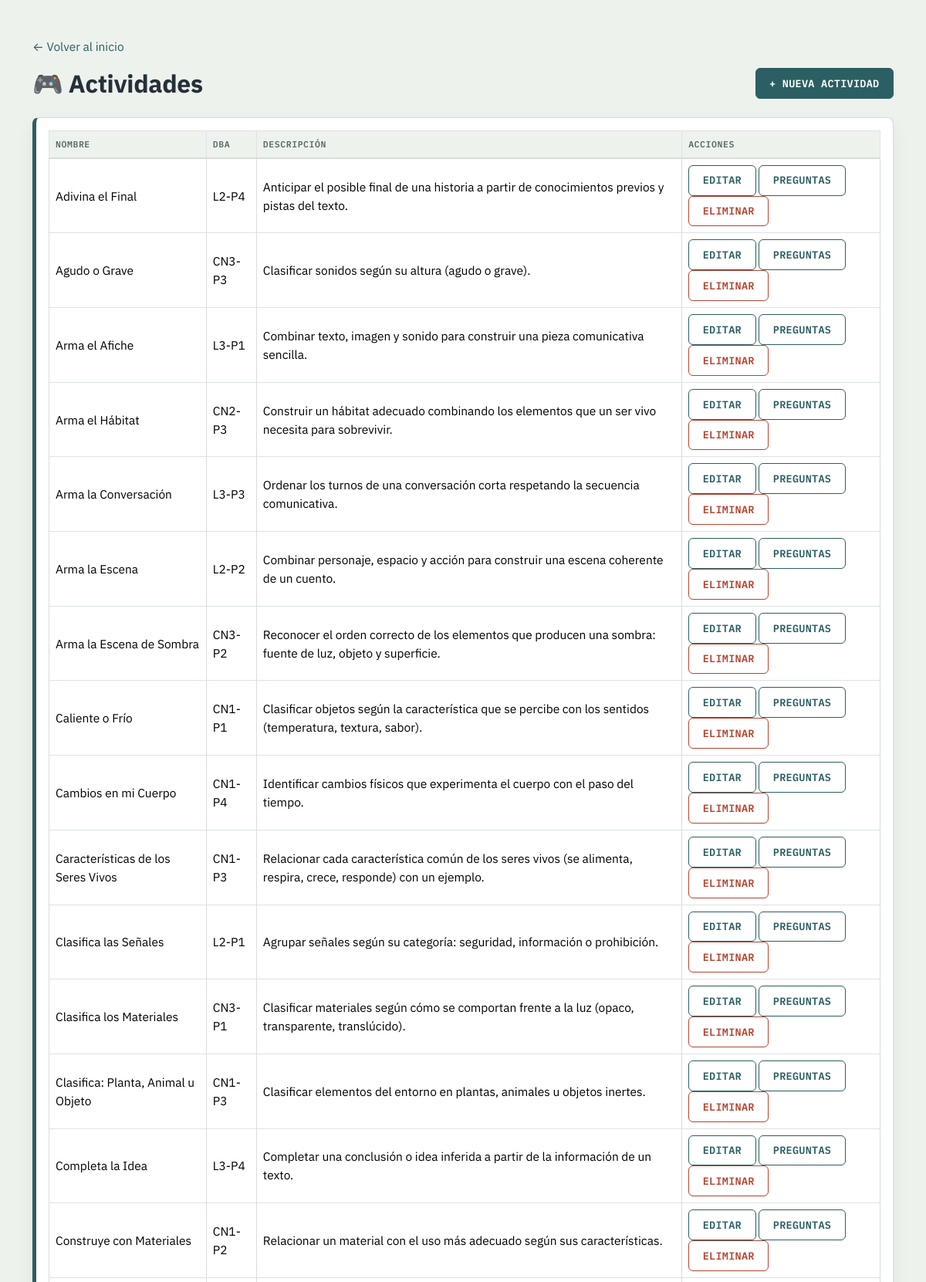
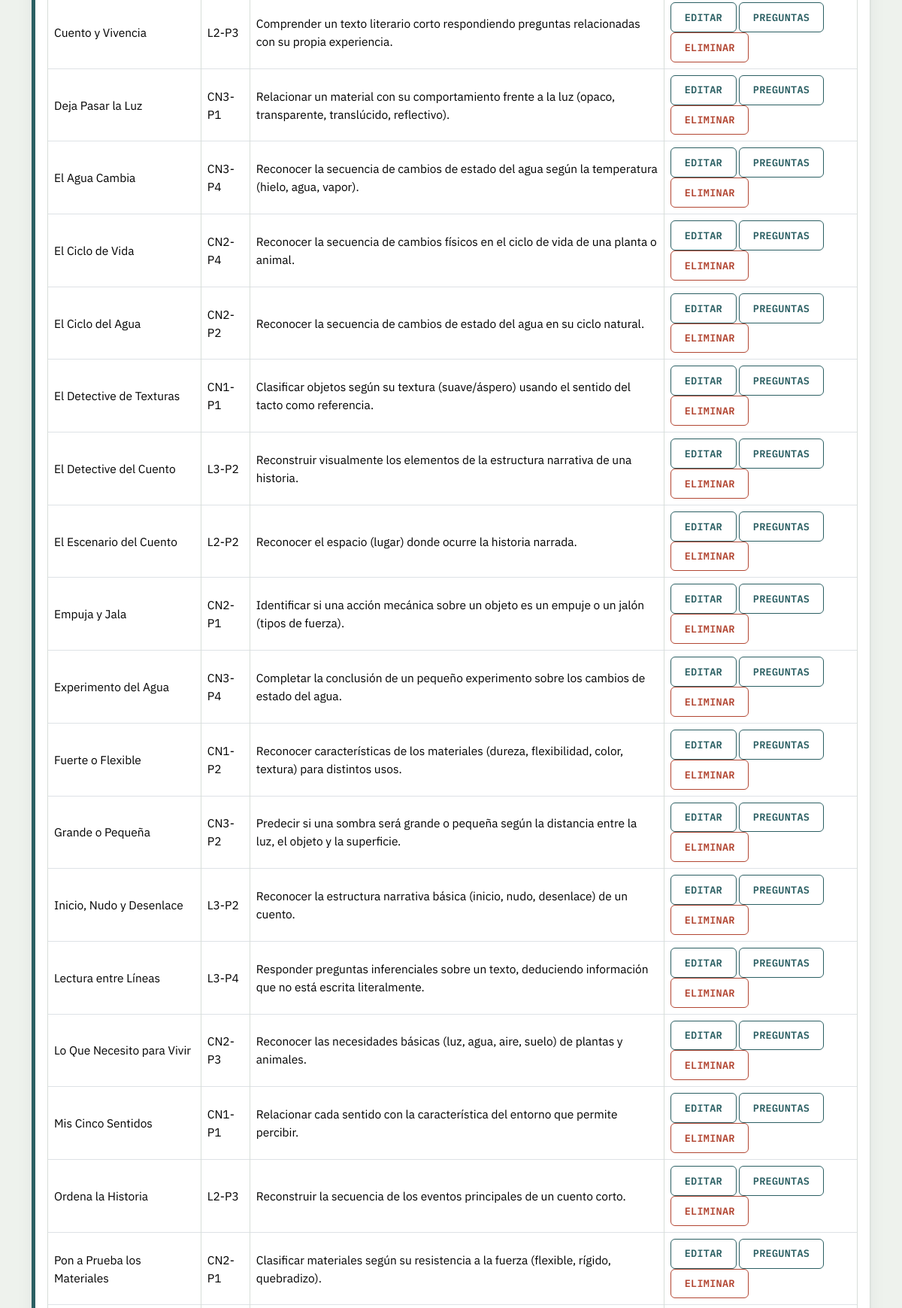
The app's page /app/views/actividades/index.php (signed in, upper part) with its own data (2 pictures, top to bottom).
### tables this page shows
CREATE TABLE `actividades` (
  `id_actividad` int(11) NOT NULL AUTO_INCREMENT,
  `id_dba` int(11) NOT NULL,
  `id_tipo` int(11) NOT NULL,
  `nombre` varchar(100) NOT NULL,
  `descripcion` text DEFAULT NULL,
  `instrucciones` text DEFAULT NULL,
  PRIMARY KEY (`id_actividad`),
  KEY `fk_dba_actividad` (`id_dba`),
  KEY `fk_tipo_actividad` (`id_tipo`),
  CONSTRAINT `fk_dba_actividad` FOREIGN KEY (`id_dba`) REFERENCES `dba` (`id_dba`),
  CONSTRAINT `fk_tipo_actividad` FOREIGN KEY (`id_tipo`) REFERENCES `tipoactividad` (`id_tipo`)
);

CREATE TABLE `dba` (
  `id_dba` int(11) NOT NULL AUTO_INCREMENT,
  `id_materia` int(11) NOT NULL,
  `grado` tinyint(4) NOT NULL,
  `periodo` tinyint(4) NOT NULL,
  `codigo` varchar(20) NOT NULL,
  `descripcion` text NOT NULL,
  PRIMARY KEY (`id_dba`),
  KEY `fk_materia_dba` (`id_materia`),
  CONSTRAINT `fk_materia_dba` FOREIGN KEY (`id_materia`) REFERENCES `materias` (`id_materia`)
);

### app/config/database.php (called while the page is built)
<?php
class Database
{
    private $host = "localhost";
    private $dbname = "incluKids";
    private $user = "root";
    private $password = "";
    public function conectar()
    {
        try {
            $conexion = new PDO(
                "mysql:host={$this->host};dbname={$this->dbname};charset=utf8mb4",
                $this->user,
                $this->password
            );
            $conexion->setAttribute(PDO::ATTR_ERRMODE, PDO::ERRMODE_EXCEPTION);
            return $conexion;
        } catch (PDOException $e) {
            die("Error de conexión: " . $e->getMessage());
        }
    }
}

### app/controllers/ActividadController.php (called while the page is built, shortened)
<?php
require_once __DIR__ . "/../models/Actividad.php";
class ActividadController
{
    public function listar()
    {
        $modelo = new Actividad();
        return $modelo->listar();
    }
}

### app/models/Actividad.php (called while the page is built, shortened)
<?php
require_once __DIR__ . "/../config/database.php";
class Actividad
{
    private $conexion;
    public function __construct()
    {
        $database = new Database();
        $this->conexion = $database->conectar();
    }
    public function listar()
    {
        $sql = "SELECT a.*, d.codigo AS dba_codigo
                FROM actividades a
                LEFT JOIN dba d ON a.id_dba = d.id_dba
                ORDER BY a.nombre ASC";
        $consulta = $this->conexion->prepare($sql);
        $consulta->execute();
        return $consulta->fetchAll(PDO::FETCH_ASSOC);
    }
}

### app/views/actividades/index.php (the view, shortened to what this page needs)
<?php
require_once __DIR__ . "/../../controllers/ActividadController.php";
$actividadController = new ActividadController();
$actividades = $actividadController->listar();
?>
<!DOCTYPE html>
<html lang="es">
<head>
<link href="/IncluKids/public/css/bootstrap.min.css" rel="stylesheet">
    <link href="/IncluKids/public/css/inclukids.css" rel="stylesheet">
</head>
<body>
<div class="container mt-5">
    <a href="../dashboard/home.php" class="text-decoration-none">&larr; Volver al inicio</a>
    <div class="d-flex justify-content-between align-items-center mt-3 mb-4">
        <h2 class="mb-0">🎮 Actividades</h2>
        <a href="nuevo.php" class="btn btn-success">+ Nueva actividad</a>
    </div>
    <div class="card">
        <div class="card-body">
            <table class="table table-bordered">
                <thead>
                    <tr>
                        <th>Nombre</th>
                        <th>DBA</th>
                        <th>Descripción</th>
                        <th>Acciones</th>
                    </tr>
                </thead>
                <tbody>
                    <?php if (empty($actividades)): ?>
                    <tr><td colspan="4" class="text-center">No hay actividades registradas.</td></tr>
                    <?php else: foreach ($actividades as $actividad): ?>
                    <tr>
                        <td><?= htmlspecialchars($actividad['nombre']) ?></td>
                        <td><?= htmlspecialchars($actividad['dba_codigo'] ?? '-') ?></td>
                        <td><?= htmlspecialchars($actividad['descripcion'] ?? '') ?></td>
                        <td>
                            <a href="editar.php?id_actividad=<?= (int) $actividad['id_actividad'] ?>" class="btn btn-sm btn-outline-primary">Editar</a>
                            <a href="contenido.php?id_actividad=<?= (int) $actividad['id_actividad'] ?>" class="btn btn-sm btn-outline-secondary">Preguntas</a>
                            <form method="POST" action="eliminar.php" class="d-inline"
                                  onsubmit="return confirm('¿Eliminar esta actividad?');">
                                <button type="submit" class="btn btn-sm btn-outline-danger">Eliminar</button>
                            </form>
                        </td>
                    </tr>
                    <?php endforeach; endif; ?>
                </tbody>
            </table>
        </div>
    </div>
</div>
</body>
</html>

### public/css/inclukids.css (style rules this page uses)
:root { --tinta: #24303A; --papel: #EEF2ED; --papel-tarjeta: #FFFFFF; --petroleo: #2B5F63; --petroleo-oscuro: #1D4448; --ocre: #C98A2B; --ocre-oscuro: #A66F1E; --lenguaje: #8B4B6B; --ciencias: #4B7B5E; --borde: #D7DED9; --texto-suave: #5B6B66; --exito: #3C7A4E; --peligro: #B24632; }
body { background-color: var(--papel) !important; color: var(--tinta) !important; font-family: 'IBM Plex Sans', -apple-system, sans-serif !important; font-size: 15.5px; line-height: 1.55; }
h1, h2, h3, h4, h5, h6 { font-family: 'IBM Plex Sans', sans-serif; font-weight: 700; color: var(--tinta); letter-spacing: -0.01em; }
.codigo, .badge, .navbar-brand, .btn, label, .form-label, .dropdown-header, th { font-family: 'IBM Plex Mono', monospace !important; }
a { color: var(--petroleo); text-decoration: none; }
.btn { border-radius: 6px !important; font-weight: 600; font-size: 13.5px; letter-spacing: 0.02em; text-transform: uppercase; padding: 0.55rem 1.1rem; border-width: 1.5px !important; transition: background-color 0.15s ease, border-color 0.15s ease, box-shadow 0.15s ease, transform 0.08s ease; }
.btn-primary, .btn-success { background-color: var(--petroleo) !important; border-color: var(--petroleo) !important; color: white !important; }
.btn-outline-primary, .btn-outline-secondary { color: var(--petroleo) !important; border-color: var(--petroleo) !important; }
.btn-outline-danger { color: var(--peligro) !important; border-color: var(--peligro) !important; }
.card { background-color: var(--papel-tarjeta) !important; border: 1.5px solid var(--borde) !important; border-left: 5px solid var(--petroleo) !important; border-radius: 8px !important; box-shadow: 0 1px 3px rgba(36, 48, 58, 0.07), 0 8px 24px rgba(36, 48, 58, 0.05) !important; transition: box-shadow 0.18s ease; }
.table { background-color: var(--papel-tarjeta); }
.table thead th { background-color: var(--papel); color: var(--texto-suave); font-size: 11.5px; text-transform: uppercase; letter-spacing: 0.05em; font-weight: 600; border-bottom: 2px solid var(--borde) !important; }
.table td { vertical-align: middle; border-color: var(--borde) !important; }
.table tbody tr { transition: background-color 0.12s ease; }

### records on screen
actividades: nombre "Adivina el Final", id_dba.codigo "L2-P4", descripcion "Anticipar el posible final de una historia a partir de conocimientos previos y pistas del texto."
actividades: nombre "Agudo o Grave", id_dba.codigo "CN3-P3", descripcion "Clasificar sonidos según su altura (agudo o grave)."
actividades: nombre "Arma el Afiche", id_dba.codigo "L3-P1", descripcion "Combinar texto, imagen y sonido para construir una pieza comunicativa sencilla."
actividades: nombre "Arma el Hábitat", id_dba.codigo "CN2-P3", descripcion "Construir un hábitat adecuado combinando los elementos que un ser vivo necesita para sobrevivir."
actividades: nombre "Arma la Conversación", id_dba.codigo "L3-P3", descripcion "Ordenar los turnos de una conversación corta respetando la secuencia comunicativa."
actividades: nombre "Arma la Escena", id_dba.codigo "L2-P2", descripcion "Combinar personaje, espacio y acción para construir una escena coherente de un cuento."
actividades: nombre "Arma la Escena de Sombra", id_dba.codigo "CN3-P2", descripcion "Reconocer el orden correcto de los elementos que producen una sombra: fuente de luz, objeto y superficie."
actividades: nombre "Caliente o Frío", id_dba.codigo "CN1-P1", descripcion "Clasificar objetos según la característica que se percibe con los sentidos (temperatura, textura, sabor)."
actividades: nombre "Cambios en mi Cuerpo", id_dba.codigo "CN1-P4", descripcion "Identificar cambios físicos que experimenta el cuerpo con el paso del tiempo."
actividades: nombre "Características de los Seres Vivos", id_dba.codigo "CN1-P3", descripcion "Relacionar cada característica común de los seres vivos (se alimenta, respira, crece, responde) con un ejemplo."
actividades: nombre "Clasifica las Señales", id_dba.codigo "L2-P1", descripcion "Agrupar señales según su categoría: seguridad, información o prohibición."
actividades: nombre "Clasifica los Materiales", id_dba.codigo "CN3-P1", descripcion "Clasificar materiales según cómo se comportan frente a la luz (opaco, transparente, translúcido)."
actividades: nombre "Clasifica: Planta, Animal u Objeto", id_dba.codigo "CN1-P3", descripcion "Clasificar elementos del entorno en plantas, animales u objetos inertes."
actividades: nombre "Completa la Idea", id_dba.codigo "L3-P4", descripcion "Completar una conclusión o idea inferida a partir de la información de un texto."
actividades: nombre "Construye con Materiales", id_dba.codigo "CN1-P2", descripcion "Relacionar un material con el uso más adecuado según sus características."
actividades: nombre "Cuento y Vivencia", id_dba.codigo "L2-P3", descripcion "Comprender un texto literario corto respondiendo preguntas relacionadas con su propia experiencia."
actividades: nombre "Deja Pasar la Luz", id_dba.codigo "CN3-P1", descripcion "Relacionar un material con su comportamiento frente a la luz (opaco, transparente, translúcido, reflectivo)."
actividades: nombre "El Agua Cambia", id_dba.codigo "CN3-P4", descripcion "Reconocer la secuencia de cambios de estado del agua según la temperatura (hielo, agua, vapor)."
actividades: nombre "El Ciclo de Vida", id_dba.codigo "CN2-P4", descripcion "Reconocer la secuencia de cambios físicos en el ciclo de vida de una planta o animal."
actividades: nombre "El Ciclo del Agua", id_dba.codigo "CN2-P2", descripcion "Reconocer la secuencia de cambios de estado del agua en su ciclo natural."
actividades: nombre "El Detective de Texturas", id_dba.codigo "CN1-P1", descripcion "Clasificar objetos según su textura (suave/áspero) usando el sentido del tacto como referencia."
actividades: nombre "El Detective del Cuento", id_dba.codigo "L3-P2", descripcion "Reconstruir visualmente los elementos de la estructura narrativa de una historia."
actividades: nombre "El Escenario del Cuento", id_dba.codigo "L2-P2", descripcion "Reconocer el espacio (lugar) donde ocurre la historia narrada."
actividades: nombre "Empuja y Jala", id_dba.codigo "CN2-P1", descripcion "Identificar si una acción mecánica sobre un objeto es un empuje o un jalón (tipos de fuerza)."
actividades: nombre "Experimento del Agua", id_dba.codigo "CN3-P4", descripcion "Completar la conclusión de un pequeño experimento sobre los cambios de estado del agua."
actividades: nombre "Fuerte o Flexible", id_dba.codigo "CN1-P2", descripcion "Reconocer características de los materiales (dureza, flexibilidad, color, textura) para distintos usos."
actividades: nombre "Grande o Pequeña", id_dba.codigo "CN3-P2", descripcion "Predecir si una sombra será grande o pequeña según la distancia entre la luz, el objeto y la superficie."
actividades: nombre "Inicio, Nudo y Desenlace", id_dba.codigo "L3-P2", descripcion "Reconocer la estructura narrativa básica (inicio, nudo, desenlace) de un cuento."
actividades: nombre "Lectura entre Líneas", id_dba.codigo "L3-P4", descripcion "Responder preguntas inferenciales sobre un texto, deduciendo información que no está escrita literalmente."
actividades: nombre "Lo Que Necesito para Vivir", id_dba.codigo "CN2-P3", descripcion "Reconocer las necesidades básicas (luz, agua, aire, suelo) de plantas y animales."
actividades: nombre "Mis Cinco Sentidos", id_dba.codigo "CN1-P1", descripcion "Relacionar cada sentido con la característica del entorno que permite percibir."
actividades: nombre "Ordena la Historia", id_dba.codigo "L2-P3", descripcion "Reconstruir la secuencia de los eventos principales de un cuento corto."
actividades: nombre "Pon a Prueba los Materiales", id_dba.codigo "CN2-P1", descripcion "Clasificar materiales según su resistencia a la fuerza (flexible, rígido, quebradizo)."
